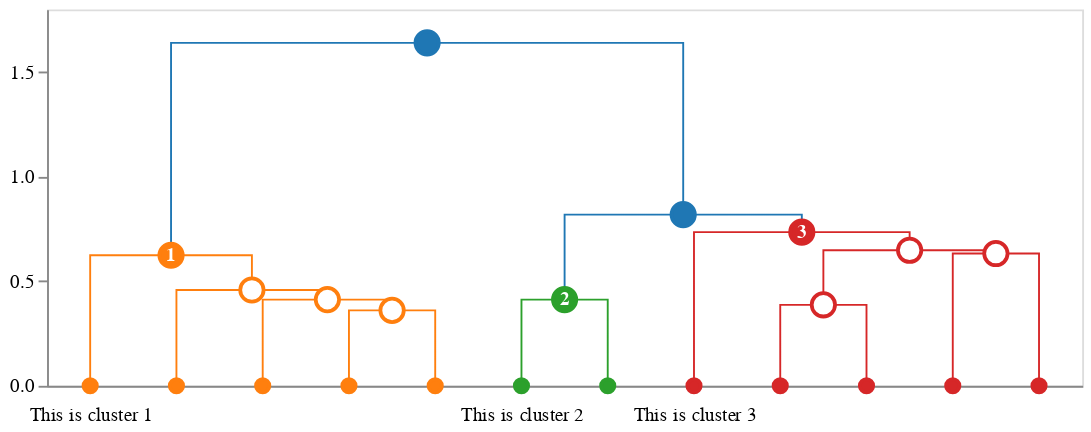

Notebook source saved alongside this figure:
### Markdown cell above
#### Leaf labels shown once per cluster

### Code cell
dendrogram = idd.create_dendrogram(
    leaf_label_func = idendrogram.callbacks.cluster_labeller(
        fmt_string="This is cluster {cluster}"
    )
)
to_altair(dendrogram=dendrogram, height=200, width=629)

### Figure 1 — Vega-Lite specification as saved in the notebook (floating-point values rounded to 4 significant figures)
{"layer": [{"data": {"name": "data-14cecd4bee7b75d255fafc30acb8179d"}, "mark": "line", "encoding": {"color": {"field": "fillcolor", "legend": null, "scale": null, "type": "nominal"}, "detail": {"field": "index", "type": "quantitative"}, "order": {"field": "_order_helper", "type": "quantitative"}, "strokeDash": {"field": "strokedash", "legend": null, "scale": null, "type": "nominal"}, "strokeOpacity": {"field": "strokeopacity", "legend": null, "scale": null, "type": "quantitative"}, "strokeWidth": {"field": "strokewidth", "legend": null, "scale": null, "type": "quantitative"}, "x": {"axis": {"grid": false, "labelAngle": 0, "labelExpr": "datum.value == 5.0 ? 'This is cluster 1' : datum.value == 15.0 ? ' ' : datum.value == 25.0 ? ' ' : datum.value == 35.0 ? ' ' : datum.value == 45.0 ? ' ' : datum.value == 55.0 ? 'This is cluster 2' : datum.value == 65.0 ? ' ' : datum.value == 75.0 ? 'This is cluster 3' : datum.value == 85.0 ? ' ' : datum.value == 95.0 ? ' ' : datum.value == 105.0 ? ' ' : datum.value == 115.0 ? ' ' : ''", "labelPadding": 10, "orient": "bottom", "ticks": false, "values": [5.0, 15.0, 25.0, 35.0, 45.0, 55.0, 65.0, 75.0, 85.0, 95.0, 105.0, 115.0]}, "field": "x", "title": null, "type": "quantitative"}, "y": {"axis": {"grid": false}, "field": "y", "scale": {"reverse": false, "type": "linear"}, "title": null, "type": "quantitative"}}}, {"layer": [{"layer": [{"mark": "point", "encoding": {"fill": {"field": "fillcolor", "scale": null, "type": "nominal"}, "opacity": {"field": "opacity", "scale": null, "type": "quantitative"}, "size": {"field": "size", "scale": null, "type": "quantitative"}, "stroke": {"field": "edgecolor", "scale": null, "type": "nominal"}, "tooltip": {"field": "hovertext", "type": "nominal"}, "x": {"axis": {"grid": false, "labelAngle": 0, "labelExpr": "datum.value == 5.0 ? 'This is cluster 1' : datum.value == 15.0 ? ' ' : datum.value == 25.0 ? ' ' : datum.value == 35.0 ? ' ' : datum.value == 45.0 ? ' ' : datum.value == 55.0 ? 'This is cluster 2' : datum.value == 65.0 ? ' ' : datum.value == 75.0 ? 'This is cluster 3' : datum.value == 85.0 ? ' ' : datum.value == 95.0 ? ' ' : datum.value == 105.0 ? ' ' : datum.value == 115.0 ? ' ' : ''", "labelPadding": 10, "orient": "bottom", "ticks": false, "values": [5.0, 15.0, 25.0, 35.0, 45.0, 55.0, 65.0, 75.0, 85.0, 95.0, 105.0, 115.0]}, "field": "x", "title": null, "type": "quantitative"}, "y": {"axis": {"grid": false}, "field": "y", "scale": {"reverse": false, "type": "linear"}, "title": null, "type": "quantitative"}}}, {"mark": {"type": "text", "fontWeight": "bold"}, "encoding": {"color": {"field": "labelcolor", "scale": null, "type": "nominal"}, "size": {"field": "labelsize", "scale": null, "type": "quantitative"}, "text": {"field": "label", "type": "nominal"}, "tooltip": {"field": "hovertext", "type": "nominal"}, "x": {"axis": {"grid": false, "labelAngle": 0, "labelExpr": "datum.value == 5.0 ? 'This is cluster 1' : datum.value == 15.0 ? ' ' : datum.value == 25.0 ? ' ' : datum.value == 35.0 ? ' ' : datum.value == 45.0 ? ' ' : datum.value == 55.0 ? 'This is cluster 2' : datum.value == 65.0 ? ' ' : datum.value == 75.0 ? 'This is cluster 3' : datum.value == 85.0 ? ' ' : datum.value == 95.0 ? ' ' : datum.value == 105.0 ? ' ' : datum.value == 115.0 ? ' ' : ''", "labelPadding": 10, "orient": "bottom", "ticks": false, "values": [5.0, 15.0, 25.0, 35.0, 45.0, 55.0, 65.0, 75.0, 85.0, 95.0, 105.0, 115.0]}, "field": "x", "title": null, "type": "quantitative"}, "y": {"axis": {"grid": false}, "field": "y", "scale": {"reverse": false, "type": "linear"}, "title": null, "type": "quantitative"}}}]}], "data": {"name": "data-0bad9ac68e1ead0298d3c832bc7a79db"}}], "height": 200, "width": 550, "$schema": "https://vega.github.io/schema/vega-lite/v4.17.0.json", "datasets": {"data-14cecd4bee7b75d255fafc30acb8179d": [{"index": 0, "x": 35.0, "y": 0.0, "fillcolor": "#ff7f0e", "id": 269, "children_id": [15, 263], "cluster_id": null, "strokewidth": 1.0, "strokedash": [1, 0], "strokeopacity": 1.0, "_order_helper": 0}, {"index": 0, "x": 35.0, "y": 0.3606, "fillcolor": "#ff7f0e", "id": 269, "children_id": [15, 263], "cluster_id": null, "strokewidth": 1.0, "strokedash": [1, 0], "strokeopacity": 1.0, "_order_helper": 1}, {"index": 0, "x": 45.0, "y": 0.3606, "fillcolor": "#ff7f0e", "id": 269, "children_id": [15, 263], "cluster_id": null, "strokewidth": 1.0, "strokedash": [1, 0], "strokeopacity": 1.0, "_order_helper": 2}, {"index": 0, "x": 45.0, "y": 0.0, "fillcolor": "#ff7f0e", "id": 269, "children_id": [15, 263], "cluster_id": null, "strokewidth": 1.0, "strokedash": [1, 0], "strokeopacity": 1.0, "_order_helper": 3}, {"index": 1, "x": 25.0, "y": 0.0, "fillcolor": "#ff7f0e", "id": 278, "children_id": [14, 269], "cluster_id": null, "strokewidth": 1.0, "strokedash": [1, 0], "strokeopacity": 1.0, "_order_helper": 0}, {"index": 1, "x": 25.0, "y": 0.4123, "fillcolor": "#ff7f0e", "id": 278, "children_id": [14, 269], "cluster_id": null, "strokewidth": 1.0, "strokedash": [1, 0], "strokeopacity": 1.0, "_order_helper": 1}, {"index": 1, "x": 40.0, "y": 0.4123, "fillcolor": "#ff7f0e", "id": 278, "children_id": [14, 269], "cluster_id": null, "strokewidth": 1.0, "strokedash": [1, 0], "strokeopacity": 1.0, "_order_helper": 2}, {"index": 1, "x": 40.0, "y": 0.3606, "fillcolor": "#ff7f0e", "id": 278, "children_id": [14, 269], "cluster_id": null, "strokewidth": 1.0, "strokedash": [1, 0], "strokeopacity": 1.0, "_order_helper": 3}, {"index": 2, "x": 15.0, "y": 0.0, "fillcolor": "#ff7f0e", "id": 285, "children_id": [22, 278], "cluster_id": null, "strokewidth": 1.0, "strokedash": [1, 0], "strokeopacity": 1.0, "_order_helper": 0}, {"index": 2, "x": 15.0, "y": 0.4583, "fillcolor": "#ff7f0e", "id": 285, "children_id": [22, 278], "cluster_id": null, "strokewidth": 1.0, "strokedash": [1, 0], "strokeopacity": 1.0, "_order_helper": 1}, {"index": 2, "x": 32.5, "y": 0.4583, "fillcolor": "#ff7f0e", "id": 285, "children_id": [22, 278], "cluster_id": null, "strokewidth": 1.0, "strokedash": [1, 0], "strokeopacity": 1.0, "_order_helper": 2}, {"index": 2, "x": 32.5, "y": 0.4123, "fillcolor": "#ff7f0e", "id": 285, "children_id": [22, 278], "cluster_id": null, "strokewidth": 1.0, "strokedash": [1, 0], "strokeopacity": 1.0, "_order_helper": 3}, {"index": 3, "x": 5.0, "y": 0.0, "fillcolor": "#ff7f0e", "id": 293, "children_id": [41, 285], "cluster_id": 1.0, "strokewidth": 1.0, "strokedash": [1, 0], "strokeopacity": 1.0, "_order_helper": 0}, {"index": 3, "x": 5.0, "y": 0.6245, "fillcolor": "#ff7f0e", "id": 293, "children_id": [41, 285], "cluster_id": 1.0, "strokewidth": 1.0, "strokedash": [1, 0], "strokeopacity": 1.0, "_order_helper": 1}, {"index": 3, "x": 23.75, "y": 0.6245, "fillcolor": "#ff7f0e", "id": 293, "children_id": [41, 285], "cluster_id": 1.0, "strokewidth": 1.0, "strokedash": [1, 0], "strokeopacity": 1.0, "_order_helper": 2}, {"index": 3, "x": 23.75, "y": 0.4583, "fillcolor": "#ff7f0e", "id": 293, "children_id": [41, 285], "cluster_id": 1.0, "strokewidth": 1.0, "strokedash": [1, 0], "strokeopacity": 1.0, "_order_helper": 3}, {"index": 4, "x": 55.0, "y": 0.0, "fillcolor": "#2ca02c", "id": 279, "children_id": [117, 131], "cluster_id": 2.0, "strokewidth": 1.0, "strokedash": [1, 0], "strokeopacity": 1.0, "_order_helper": 0}, {"index": 4, "x": 55.0, "y": 0.4123, "fillcolor": "#2ca02c", "id": 279, "children_id": [117, 131], "cluster_id": 2.0, "strokewidth": 1.0, "strokedash": [1, 0], "strokeopacity": 1.0, "_order_helper": 1}, {"index": 4, "x": 65.0, "y": 0.4123, "fillcolor": "#2ca02c", "id": 279, "children_id": [117, 131], "cluster_id": 2.0, "strokewidth": 1.0, "strokedash": [1, 0], "strokeopacity": 1.0, "_order_helper": 2}, {"index": 4, "x": 65.0, "y": 0.0, "fillcolor": "#2ca02c", "id": 279, "children_id": [117, 131], "cluster_id": 2.0, "strokewidth": 1.0, "strokedash": [1, 0], "strokeopacity": 1.0, "_order_helper": 3}, {"index": 5, "x": 85.0, "y": 0.0, "fillcolor": "#d62728", "id": 273, "children_id": [98, 265], "cluster_id": null, "strokewidth": 1.0, "strokedash": [1, 0], "strokeopacity": 1.0, "_order_helper": 0}, {"index": 5, "x": 85.0, "y": 0.3873, "fillcolor": "#d62728", "id": 273, "children_id": [98, 265], "cluster_id": null, "strokewidth": 1.0, "strokedash": [1, 0], "strokeopacity": 1.0, "_order_helper": 1}, {"index": 5, "x": 95.0, "y": 0.3873, "fillcolor": "#d62728", "id": 273, "children_id": [98, 265], "cluster_id": null, "strokewidth": 1.0, "strokedash": [1, 0], "strokeopacity": 1.0, "_order_helper": 2}, {"index": 5, "x": 95.0, "y": 0.0, "fillcolor": "#d62728", "id": 273, "children_id": [98, 265], "cluster_id": null, "strokewidth": 1.0, "strokedash": [1, 0], "strokeopacity": 1.0, "_order_helper": 3}, {"index": 6, "x": 105.0, "y": 0.0, "fillcolor": "#d62728", "id": 294, "children_id": [109, 292], "cluster_id": null, "strokewidth": 1.0, "strokedash": [1, 0], "strokeopacity": 1.0, "_order_helper": 0}, {"index": 6, "x": 105.0, "y": 0.6325, "fillcolor": "#d62728", "id": 294, "children_id": [109, 292], "cluster_id": null, "strokewidth": 1.0, "strokedash": [1, 0], "strokeopacity": 1.0, "_order_helper": 1}, {"index": 6, "x": 115.0, "y": 0.6325, "fillcolor": "#d62728", "id": 294, "children_id": [109, 292], "cluster_id": null, "strokewidth": 1.0, "strokedash": [1, 0], "strokeopacity": 1.0, "_order_helper": 2}, {"index": 6, "x": 115.0, "y": 0.0, "fillcolor": "#d62728", "id": 294, "children_id": [109, 292], "cluster_id": null, "strokewidth": 1.0, "strokedash": [1, 0], "strokeopacity": 1.0, "_order_helper": 3}, {"index": 7, "x": 90.0, "y": 0.3873, "fillcolor": "#d62728", "id": 295, "children_id": [273, 294], "cluster_id": null, "strokewidth": 1.0, "strokedash": [1, 0], "strokeopacity": 1.0, "_order_helper": 0}, {"index": 7, "x": 90.0, "y": 0.6481, "fillcolor": "#d62728", "id": 295, "children_id": [273, 294], "cluster_id": null, "strokewidth": 1.0, "strokedash": [1, 0], "strokeopacity": 1.0, "_order_helper": 1}, {"index": 7, "x": 110.0, "y": 0.6481, "fillcolor": "#d62728", "id": 295, "children_id": [273, 294], "cluster_id": null, "strokewidth": 1.0, "strokedash": [1, 0], "strokeopacity": 1.0, "_order_helper": 2}, {"index": 7, "x": 110.0, "y": 0.6325, "fillcolor": "#d62728", "id": 295, "children_id": [273, 294], "cluster_id": null, "strokewidth": 1.0, "strokedash": [1, 0], "strokeopacity": 1.0, "_order_helper": 3}, {"index": 8, "x": 75.0, "y": 0.0, "fillcolor": "#d62728", "id": 296, "children_id": [106, 295], "cluster_id": 3.0, "strokewidth": 1.0, "strokedash": [1, 0], "strokeopacity": 1.0, "_order_helper": 0}, {"index": 8, "x": 75.0, "y": 0.7348, "fillcolor": "#d62728", "id": 296, "children_id": [106, 295], "cluster_id": 3.0, "strokewidth": 1.0, "strokedash": [1, 0], "strokeopacity": 1.0, "_order_helper": 1}, {"index": 8, "x": 100.0, "y": 0.7348, "fillcolor": "#d62728", "id": 296, "children_id": [106, 295], "cluster_id": 3.0, "strokewidth": 1.0, "strokedash": [1, 0], "strokeopacity": 1.0, "_order_helper": 2}, {"index": 8, "x": 100.0, "y": 0.6481, "fillcolor": "#d62728", "id": 296, "children_id": [106, 295], "cluster_id": 3.0, "strokewidth": 1.0, "strokedash": [1, 0], "strokeopacity": 1.0, "_order_helper": 3}, {"index": 9, "x": 60.0, "y": 0.4123, "fillcolor": "#1f77b4", "id": 297, "children_id": [279, 296], "cluster_id": null, "strokewidth": 1.0, "strokedash": [1, 0], "strokeopacity": 1.0, "_order_helper": 0}, {"index": 9, "x": 60.0, "y": 0.8185, "fillcolor": "#1f77b4", "id": 297, "children_id": [279, 296], "cluster_id": null, "strokewidth": 1.0, "strokedash": [1, 0], "strokeopacity": 1.0, "_order_helper": 1}, {"index": 9, "x": 87.5, "y": 0.8185, "fillcolor": "#1f77b4", "id": 297, "children_id": [279, 296], "cluster_id": null, "strokewidth": 1.0, "strokedash": [1, 0], "strokeopacity": 1.0, "_order_helper": 2}, {"index": 9, "x": 87.5, "y": 0.7348, "fillcolor": "#1f77b4", "id": 297, "children_id": [279, 296], "cluster_id": null, "strokewidth": 1.0, "strokedash": [1, 0], "strokeopacity": 1.0, "_order_helper": 3}, {"index": 10, "x": 14.38, "y": 0.6245, "fillcolor": "#1f77b4", "id": 298, "children_id": [293, 297], "cluster_id": null, "strokewidth": 1.0, "strokedash": [1, 0], "strokeopacity": 1.0, "_order_helper": 0}, {"index": 10, "x": 14.38, "y": 1.64, "fillcolor": "#1f77b4", "id": 298, "children_id": [293, 297], "cluster_id": null, "strokewidth": 1.0, "strokedash": [1, 0], "strokeopacity": 1.0, "_order_helper": 1}, {"index": 10, "x": 73.75, "y": 1.64, "fillcolor": "#1f77b4", "id": 298, "children_id": [293, 297], "cluster_id": null, "strokewidth": 1.0, "strokedash": [1, 0], "strokeopacity": 1.0, "_order_helper": 2}, {"index": 10, "x": 73.75, "y": 0.8185, "fillcolor": "#1f77b4", "id": 298, "children_id": [293, 297], "cluster_id": null, "strokewidth": 1.0, "strokedash": [1, 0], "strokeopacity": 1.0, "_order_helper": 3}], "data-0bad9ac68e1ead0298d3c832bc7a79db": [{"x": 5.0, "y": 0.0, "type": "leaf", "id": 41, "cluster_id": null, "edgecolor": "#ff7f0e", "label": "", "hovertext": {"# of items": "1", "linkage id": 41}, "fillcolor": "#ff7f0e", "radius": 4.0, "opacity": 1.0, "labelsize": 10.0, "labelcolor": "#fff", "_default_leaf_radius": 4.0, "_default_leaf_radius_if_cluster": 7.0, "size": 50.27}, {"x": 15.0, "y": 0.0, "type": "leaf", "id": 22, "cluster_id": null, "edgecolor": "#ff7f0e", "label": "", "hovertext": {"# of items": "1", "linkage id": 22}, "fillcolor": "#ff7f0e", "radius": 4.0, "opacity": 1.0, "labelsize": 10.0, "labelcolor": "#fff", "_default_leaf_radius": 4.0, "_default_leaf_radius_if_cluster": 7.0, "size": 50.27}, {"x": 25.0, "y": 0.0, "type": "leaf", "id": 14, "cluster_id": null, "edgecolor": "#ff7f0e", "label": "", "hovertext": {"# of items": "1", "linkage id": 14}, "fillcolor": "#ff7f0e", "radius": 4.0, "opacity": 1.0, "labelsize": 10.0, "labelcolor": "#fff", "_default_leaf_radius": 4.0, "_default_leaf_radius_if_cluster": 7.0, "size": 50.27}, {"x": 35.0, "y": 0.0, "type": "leaf", "id": 15, "cluster_id": null, "edgecolor": "#ff7f0e", "label": "", "hovertext": {"# of items": "1", "linkage id": 15}, "fillcolor": "#ff7f0e", "radius": 4.0, "opacity": 1.0, "labelsize": 10.0, "labelcolor": "#fff", "_default_leaf_radius": 4.0, "_default_leaf_radius_if_cluster": 7.0, "size": 50.27}, {"x": 45.0, "y": 0.0, "type": "leaf", "id": 263, "cluster_id": null, "edgecolor": "#ff7f0e", "label": "", "hovertext": {"# of items": "46", "linkage id": 263}, "fillcolor": "#ff7f0e", "radius": 4.0, "opacity": 1.0, "labelsize": 10.0, "labelcolor": "#fff", "_default_leaf_radius": 4.0, "_default_leaf_radius_if_cluster": 7.0, "size": 50.27}, {"x": 55.0, "y": 0.0, "type": "leaf", "id": 117, "cluster_id": null, "edgecolor": "#2ca02c", "label": "", "hovertext": {"# of items": "1", "linkage id": 117}, "fillcolor": "#2ca02c", "radius": 4.0, "opacity": 1.0, "labelsize": 10.0, "labelcolor": "#fff", "_default_leaf_radius": 4.0, "_default_leaf_radius_if_cluster": 7.0, "size": 50.27}, {"x": 65.0, "y": 0.0, "type": "leaf", "id": 131, "cluster_id": null, "edgecolor": "#2ca02c", "label": "", "hovertext": {"# of items": "1", "linkage id": 131}, "fillcolor": "#2ca02c", "radius": 4.0, "opacity": 1.0, "labelsize": 10.0, "labelcolor": "#fff", "_default_leaf_radius": 4.0, "_default_leaf_radius_if_cluster": 7.0, "size": 50.27}, {"x": 75.0, "y": 0.0, "type": "leaf", "id": 106, "cluster_id": null, "edgecolor": "#d62728", "label": "", "hovertext": {"# of items": "1", "linkage id": 106}, "fillcolor": "#d62728", "radius": 4.0, "opacity": 1.0, "labelsize": 10.0, "labelcolor": "#fff", "_default_leaf_radius": 4.0, "_default_leaf_radius_if_cluster": 7.0, "size": 50.27}, {"x": 85.0, "y": 0.0, "type": "leaf", "id": 98, "cluster_id": null, "edgecolor": "#d62728", "label": "", "hovertext": {"# of items": "1", "linkage id": 98}, "fillcolor": "#d62728", "radius": 4.0, "opacity": 1.0, "labelsize": 10.0, "labelcolor": "#fff", "_default_leaf_radius": 4.0, "_default_leaf_radius_if_cluster": 7.0, "size": 50.27}, {"x": 95.0, "y": 0.0, "type": "leaf", "id": 265, "cluster_id": null, "edgecolor": "#d62728", "label": "", "hovertext": {"# of items": "3", "linkage id": 265}, "fillcolor": "#d62728", "radius": 4.0, "opacity": 1.0, "labelsize": 10.0, "labelcolor": "#fff", "_default_leaf_radius": 4.0, "_default_leaf_radius_if_cluster": 7.0, "size": 50.27}, {"x": 105.0, "y": 0.0, "type": "leaf", "id": 109, "cluster_id": null, "edgecolor": "#d62728", "label": "", "hovertext": {"# of items": "1", "linkage id": 109}, "fillcolor": "#d62728", "radius": 4.0, "opacity": 1.0, "labelsize": 10.0, "labelcolor": "#fff", "_default_leaf_radius": 4.0, "_default_leaf_radius_if_cluster": 7.0, "size": 50.27}, {"x": 115.0, "y": 0.0, "type": "leaf", "id": 292, "cluster_id": null, "edgecolor": "#d62728", "label": "", "hovertext": {"# of items": "92", "linkage id": 292}, "fillcolor": "#d62728", "radius": 4.0, "opacity": 1.0, "labelsize": 10.0, "labelcolor": "#fff", "_default_leaf_radius": 4.0, "_default_leaf_radius_if_cluster": 7.0, "size": 50.27}, {"x": 40.0, "y": 0.3606, "type": "subcluster", "id": 269, "cluster_id": null, "edgecolor": "#ff7f0e", "label": "", "hovertext": {"# of items": "47", "linkage id": 269}, "fillcolor": "#fff", "radius": 7.0, "opacity": 1.0, "labelsize": 10.0, "labelcolor": "#fff", "_default_leaf_radius": 4.0, "_default_leaf_radius_if_cluster": 7.0, "size": 153.9}, {"x": 32.5, "y": 0.4123, "type": "subcluster", "id": 278, "cluster_id": null, "edgecolor": "#ff7f0e", "label": "", "hovertext": {"# of items": "48", "linkage id": 278}, "fillcolor": "#fff", "radius": 7.0, "opacity": 1.0, "labelsize": 10.0, "labelcolor": "#fff", "_default_leaf_radius": 4.0, "_default_leaf_radius_if_cluster": 7.0, "size": 153.9}, {"x": 23.75, "y": 0.4583, "type": "subcluster", "id": 285, "cluster_id": null, "edgecolor": "#ff7f0e", "label": "", "hovertext": {"# of items": "49", "linkage id": 285}, "fillcolor": "#fff", "radius": 7.0, "opacity": 1.0, "labelsize": 10.0, "labelcolor": "#fff", "_default_leaf_radius": 4.0, "_default_leaf_radius_if_cluster": 7.0, "size": 153.9}, {"x": 14.38, "y": 0.6245, "type": "cluster", "id": 293, "cluster_id": 1.0, "edgecolor": "#ff7f0e", "label": "1", "hovertext": {"# of items": "50", "linkage id": 293}, "fillcolor": "#ff7f0e", "radius": 7.0, "opacity": 1.0, "labelsize": 10.0, "labelcolor": "#fff", "_default_leaf_radius": 4.0, "_default_leaf_radius_if_cluster": 7.0, "size": 153.9}, {"x": 60.0, "y": 0.4123, "type": "cluster", "id": 279, "cluster_id": 2.0, "edgecolor": "#2ca02c", "label": "2", "hovertext": {"# of items": "2", "linkage id": 279}, "fillcolor": "#2ca02c", "radius": 7.0, "opacity": 1.0, "labelsize": 10.0, "labelcolor": "#fff", "_default_leaf_radius": 4.0, "_default_leaf_radius_if_cluster": 7.0, "size": 153.9}, {"x": 90.0, "y": 0.3873, "type": "subcluster", "id": 273, "cluster_id": null, "edgecolor": "#d62728", "label": "", "hovertext": {"# of items": "4", "linkage id": 273}, "fillcolor": "#fff", "radius": 7.0, "opacity": 1.0, "labelsize": 10.0, "labelcolor": "#fff", "_default_leaf_radius": 4.0, "_default_leaf_radius_if_cluster": 7.0, "size": 153.9}, {"x": 110.0, "y": 0.6325, "type": "subcluster", "id": 294, "cluster_id": null, "edgecolor": "#d62728", "label": "", "hovertext": {"# of items": "93", "linkage id": 294}, "fillcolor": "#fff", "radius": 7.0, "opacity": 1.0, "labelsize": 10.0, "labelcolor": "#fff", "_default_leaf_radius": 4.0, "_default_leaf_radius_if_cluster": 7.0, "size": 153.9}, {"x": 100.0, "y": 0.6481, "type": "subcluster", "id": 295, "cluster_id": null, "edgecolor": "#d62728", "label": "", "hovertext": {"# of items": "97", "linkage id": 295}, "fillcolor": "#fff", "radius": 7.0, "opacity": 1.0, "labelsize": 10.0, "labelcolor": "#fff", "_default_leaf_radius": 4.0, "_default_leaf_radius_if_cluster": 7.0, "size": 153.9}, {"x": 87.5, "y": 0.7348, "type": "cluster", "id": 296, "cluster_id": 3.0, "edgecolor": "#d62728", "label": "3", "hovertext": {"# of items": "98", "linkage id": 296}, "fillcolor": "#d62728", "radius": 7.0, "opacity": 1.0, "labelsize": 10.0, "labelcolor": "#fff", "_default_leaf_radius": 4.0, "_default_leaf_radius_if_cluster": 7.0, "size": 153.9}, {"x": 73.75, "y": 0.8185, "type": "supercluster", "id": 297, "cluster_id": null, "edgecolor": "#1f77b4", "label": "", "hovertext": {"# of items": "100", "linkage id": 297}, "fillcolor": "#1f77b4", "radius": 7.0, "opacity": 1.0, "labelsize": 10.0, "labelcolor": "#fff", "_default_leaf_radius": 4.0, "_default_leaf_radius_if_cluster": 7.0, "size": 153.9}, {"x": 44.06, "y": 1.64, "type": "supercluster", "id": 298, "cluster_id": null, "edgecolor": "#1f77b4", "label": "", "hovertext": {"# of items": "150", "linkage id": 298}, "fillcolor": "#1f77b4", "radius": 7.0, "opacity": 1.0, "labelsize": 10.0, "labelcolor": "#fff", "_default_leaf_radius": 4.0, "_default_leaf_radius_if_cluster": 7.0, "size": 153.9}]}}
